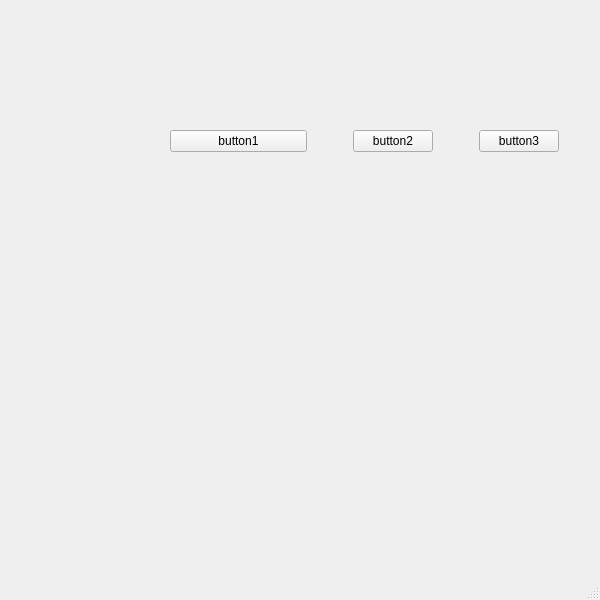
<?xml version="1.0" encoding="UTF-8"?>
<ui version="4.0">
 <class>MainWindow</class>
 <widget class="QMainWindow" name="MainWindow">
  <property name="geometry">
   <rect>
    <x>0</x>
    <y>0</y>
    <width>600</width>
    <height>600</height>
   </rect>
  </property>
  <property name="minimumSize">
   <size>
    <width>100</width>
    <height>100</height>
   </size>
  </property>
  <property name="maximumSize">
   <size>
    <width>600</width>
    <height>600</height>
   </size>
  </property>
  <property name="windowTitle">
   <string>MainWindow</string>
  </property>
  <widget class="QWidget" name="centralwidget">
   <widget class="QLabel" name="label_4">
    <property name="geometry">
     <rect>
      <x>61</x>
      <y>590</y>
      <width>30</width>
      <height>16</height>
     </rect>
    </property>
    <property name="text">
     <string>省份</string>
    </property>
   </widget>
   <widget class="QComboBox" name="comboBox">
    <property name="geometry">
     <rect>
      <x>98</x>
      <y>590</y>
      <width>87</width>
      <height>21</height>
     </rect>
    </property>
   </widget>
   <widget class="QWidget" name="">
    <property name="geometry">
     <rect>
      <x>170</x>
      <y>90</y>
      <width>389</width>
      <height>102</height>
     </rect>
    </property>
    <layout class="QHBoxLayout" name="horizontalLayout">
     <item>
      <widget class="QPushButton" name="pushButton">
       <property name="sizePolicy">
        <sizepolicy hsizetype="Expanding" vsizetype="Fixed">
         <horstretch>2</horstretch>
         <verstretch>1</verstretch>
        </sizepolicy>
       </property>
       <property name="text">
        <string>button1</string>
       </property>
      </widget>
     </item>
     <item>
      <spacer name="horizontalSpacer">
       <property name="orientation">
        <enum>Qt::Horizontal</enum>
       </property>
       <property name="sizeHint" stdset="0">
        <size>
         <width>40</width>
         <height>20</height>
        </size>
       </property>
      </spacer>
     </item>
     <item>
      <widget class="QPushButton" name="pushButton_2">
       <property name="sizePolicy">
        <sizepolicy hsizetype="Expanding" vsizetype="Fixed">
         <horstretch>1</horstretch>
         <verstretch>0</verstretch>
        </sizepolicy>
       </property>
       <property name="text">
        <string>button2</string>
       </property>
      </widget>
     </item>
     <item>
      <spacer name="horizontalSpacer_2">
       <property name="orientation">
        <enum>Qt::Horizontal</enum>
       </property>
       <property name="sizeHint" stdset="0">
        <size>
         <width>40</width>
         <height>20</height>
        </size>
       </property>
      </spacer>
     </item>
     <item>
      <widget class="QPushButton" name="pushButton_3">
       <property name="sizePolicy">
        <sizepolicy hsizetype="Expanding" vsizetype="Fixed">
         <horstretch>1</horstretch>
         <verstretch>0</verstretch>
        </sizepolicy>
       </property>
       <property name="text">
        <string>button3</string>
       </property>
      </widget>
     </item>
    </layout>
   </widget>
  </widget>
  <widget class="QMenuBar" name="menubar">
   <property name="geometry">
    <rect>
     <x>0</x>
     <y>0</y>
     <width>600</width>
     <height>26</height>
    </rect>
   </property>
  </widget>
  <widget class="QStatusBar" name="statusbar"/>
 </widget>
 <resources/>
 <connections/>
</ui>
